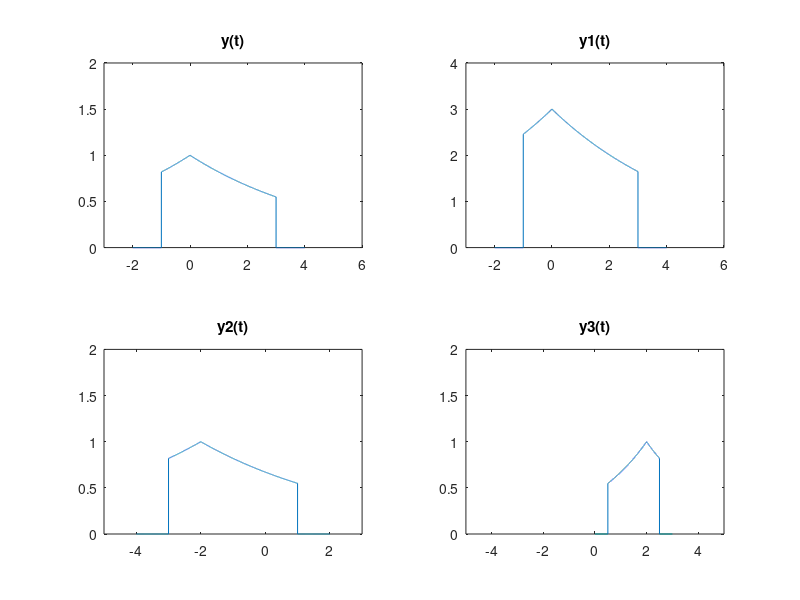
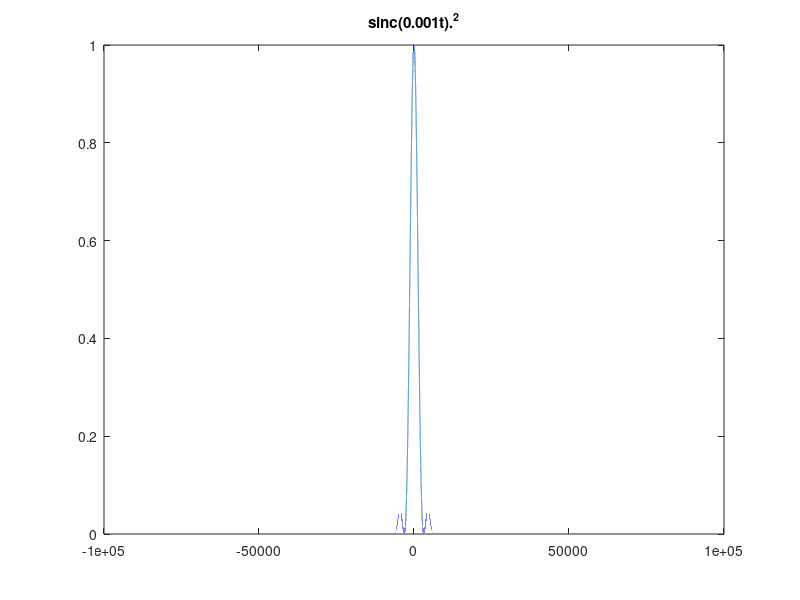
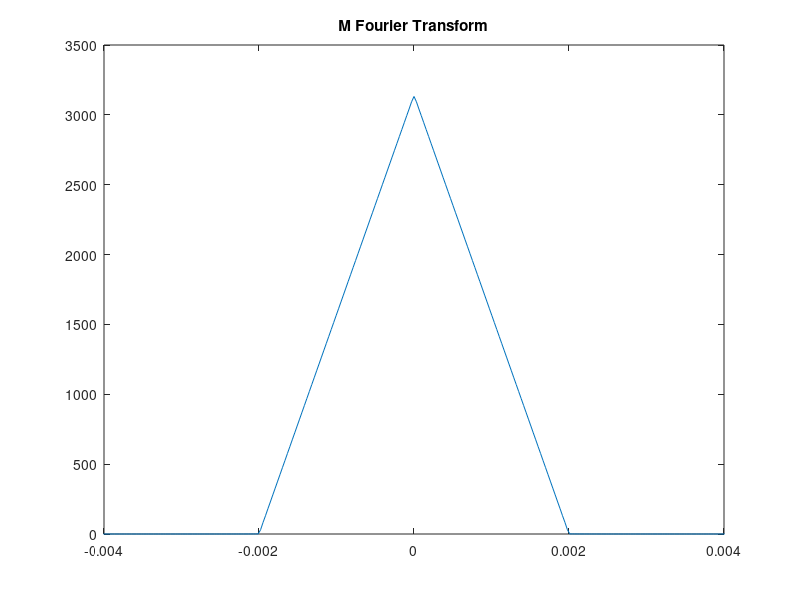
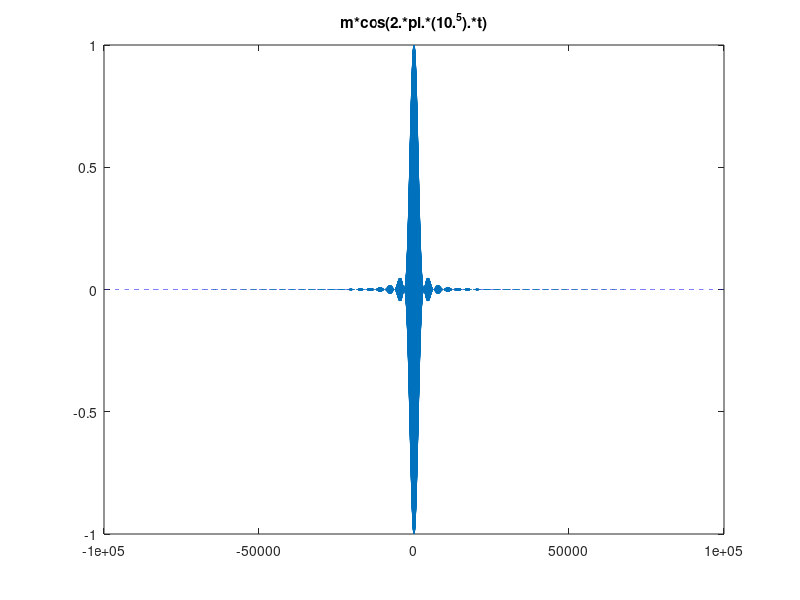

Here is the MATLAB script that generated these plots, in order:
clc
%Question 1
fs=1000;
figure;
t1=linspace(-2,-1,1*fs);
x1=zeros(size(t1));
t2=linspace(-1,3,4*fs);
x2=ones(size(t2));
t3=linspace(3,4,1*fs);
x3=zeros(size(t3));

Tt1=[t1 t2 t3];
u=[x1 x2 x3];

texp=linspace(-2,4,6*fs);
e=exp((-1*abs(texp))/5);
ft=e.*u;

subplot(2,2,1);
plot(Tt1,ft);
ylim([0,2]);
xlim([-3,6]);
title('y(t)');


y1=3*ft;
subplot(2,2,2);
plot(Tt1,y1);
ylim([0,4]);
xlim([-3,6]);
title('y1(t)');

subplot(2,2,3);
plot((Tt1-2),ft);
ylim([0,2]);
xlim([-5,3]);
title('y2(t)');

subplot(2,2,4);
Tt1=Tt1-4;
Tt1=Tt1/2;
Tt1=fliplr(-Tt1);
y=fliplr(ft);
plot(Tt1,y);
ylim([0,2]);
xlim([-5,5]);
title('y3(t)');
%%
%---------------------------------------------------------------
%Question 2
%a
FS=5;
TS=1/FS;
t=linspace(-100000,100000,200000*FS);
x=(10.^(-3)).*t;
m=(sin(x)./x).^2;
M=TS*fftshift(fft(m));
l=length(m);
freq=(-l/2:l/2-1)*(FS/l);
w=2*pi*freq;
figure;
plot(t,m);
title('sinc(0.001t).^2');
figure;
plot(w,abs(M));
xlim([-0.004,0.004]);
title('M Fourier Transform');


r=m.*cos(2.*pi.*(10.^5).*t);
R=TS*fftshift(fft(r));
ln=length(r);
freq2=(-ln/2:ln/2-1)*(FS/ln);
w2=2*pi*freq2;
figure;
plot(t,r);
title('m*cos(2.*pi.*(10.^5).*t)');
figure;
plot(w,abs(R));
ylim([0,1600])
title('R Fourier Transform');



%%
%---------------------------------------------------------------
%Question 3
 figure;
 nneg= -10 : -1;
 npos= 1 : 10;
 Dnneg=(0.3045./((2*1j*nneg)+1));
 Dnpos=(0.3045./((2*1j*npos)+1));
 D0=0.3045;
 n=[nneg, 0, npos];
 Dn=[Dnneg, D0, Dnpos];
 stem(n, abs(Dn));
 title('Magnitude Spectrum');
 figure;
 stem(n,angle(Dn));
 title('Phase Spectrum');

